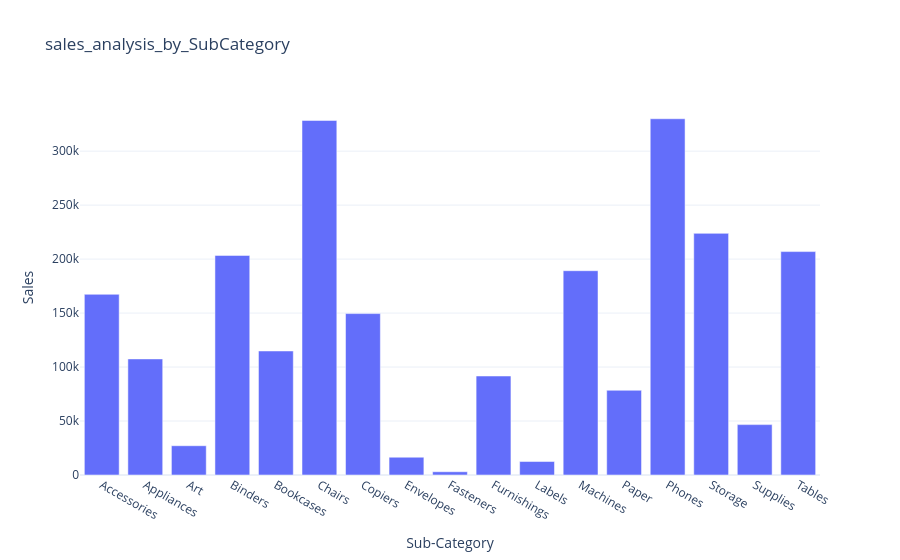

This figure's notebook cell:
### Code cell
fig= px.bar(Sales_By_SubCategory,x='Sub-Category',y='Sales',title='sales_analysis_by_SubCategory')
fig.show()

### Figure 1 — Plotly figure (JSON) as saved in the notebook; plotly's stock layout.template omitted (floating-point values rounded to 4 significant figures)
{"data": [{"hovertemplate": "Sub-Category=%{x}<br>Sales=%{y}<extra></extra>", "legendgroup": "", "marker": {"color": "#636efa", "pattern": {"shape": ""}}, "name": "", "orientation": "v", "showlegend": false, "textposition": "auto", "type": "bar", "x": ["Accessories", "Appliances", "Art", "Binders", "Bookcases", "Chairs", "Copiers", "Envelopes", "Fasteners", "Furnishings", "Labels", "Machines", "Paper", "Phones", "Storage", "Supplies", "Tables"], "xaxis": "x", "y": [167400.0, 107500.0, 27120.0, 203400.0, 114900.0, 328400.0, 149500.0, 16480.0, 3024.0, 91710.0, 12490.0, 189200.0, 78480.0, 330000.0, 223800.0, 46670.0, 207000.0], "yaxis": "y"}], "layout": {"barmode": "relative", "legend": {"tracegroupgap": 0}, "title": {"text": "sales_analysis_by_SubCategory"}, "xaxis": {"anchor": "y", "domain": [0, 1], "title": {"text": "Sub-Category"}}, "yaxis": {"anchor": "x", "domain": [0, 1], "title": {"text": "Sales"}}}}
